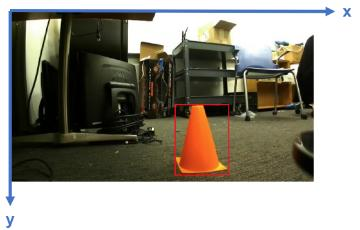
#> input picture visual_servoing/media/image_axis_convention.jpg, 360 x 230 px
$ python -i color_seg.py   (imports and definitions only)   (older library calls are emulated)
#> lines starting #> are read from the running program, lines starting #| are printed output that depends on the picture; after the words box and inside, x2 and y2 are one past the last pixel; in counts of white or black regions, pixels touching at a corner belong together
#> further down, picture is the input picture: shape (230, 360, 3); mean B, G, R 136.3, 147.2, 150.7
import cv2
import imutils
import numpy as np
import pdb
import sys

#################### X-Y CONVENTIONS #########################
# 0,0  X  > > > > >
#
#  Y
#
#  v  This is the image. Y increases downwards, X increases rightwards
#  v  Please return bounding boxes as ((xmin, ymin), (xmax, ymax))
#  v
#  v
#  v
###############################################################
# ORANGE_LOWER_BOUND = np.array([5, 20, 20], np.uint8)
# ORANGE_UPPER_BOUND = np.array([18, 255, 255], np.uint8)

THRESH_LOW = np.array([0, 40, 135], np.uint8)
THRESH_HIGH = np.array([19, 255, 255], np.uint8)
# [6 lines of commented-out code are left out]
KERNEL = np.ones((3, 3), np.uint8)

# Set to 1 to show debugging images
DEBUG = 0

def image_print(img):
	"""
	Helper function to print out images, for debugging. Pass them in as a list.
	Press any key to continue.
	"""
	cv2.imshow("image", img)
	cv2.waitKey(0)
	cv2.destroyAllWindows()

def cd_color_segmentation(img):
	"""
	Implement the cone detection using color segmentation algorithm
	Input:
		img: np.3darray; the input image with a cone to be detected. BGR.
		template_file_path; Not required, but can optionally be used to automate setting hue filter values.
	Return:
		bbox: ((x1, y1), (x2, y2)); the bounding box of the cone, unit in px
				(x1, y1) is the bottom left of the bbox and (x2, y2) is the top right of the bbox
	"""
	bounding_box = None

	# Convert color space to HSV
	imgHSV = cv2.cvtColor(img, cv2.COLOR_BGR2HSV)
#> imgHSV: shape (230, 360, 3); mean H, S, V 31.9, 74.5, 154.5
	imgThresh = cv2.inRange(imgHSV, THRESH_LOW, THRESH_HIGH)
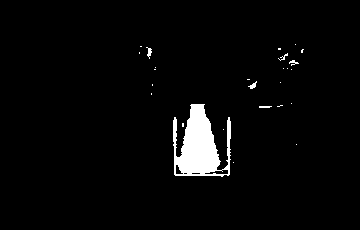
#> imgThresh: shape (230, 360); 3.2% white; 26 white regions (20 under 20 px), largest, box (x1, y1, x2, y2) and area: (173, 104, 231, 177) 2479, (146, 47, 152, 59) 34, (248, 81, 257, 89) 32, (289, 60, 299, 66) 27, (259, 106, 272, 108) 24, (278, 53, 288, 61) 23
	# Some open and close morphology
	maskOpen = cv2.morphologyEx(imgThresh, cv2.MORPH_OPEN, KERNEL)
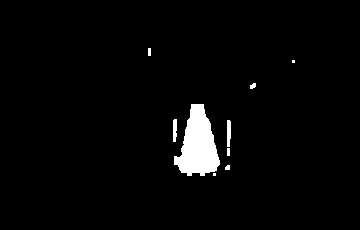
#> maskOpen: shape (230, 360); 2.8% white; 9 white regions (2 under 20 px), largest, box (x1, y1, x2, y2) and area: (174, 104, 220, 176) 2042, (227, 120, 231, 147) 99, (173, 119, 177, 142) 84
	maskClose = cv2.morphologyEx(maskOpen, cv2.MORPH_CLOSE, KERNEL)
#> maskClose: shape (230, 360); 2.8% white; 7 white regions (1 under 20 px), largest, box (x1, y1, x2, y2) and area: (174, 104, 220, 176) 2056, (227, 120, 231, 156) 126, (173, 119, 177, 142) 86, (250, 83, 256, 89) 27, (148, 48, 151, 56) 24, (225, 165, 230, 170) 22
	# Erosion and Dilation
	imgEroded = cv2.erode(maskClose, KERNEL, iterations=1)
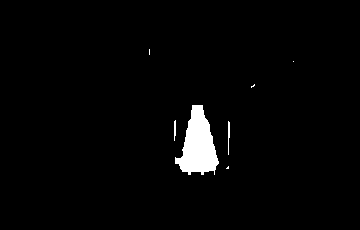
#> imgEroded: shape (230, 360); 2.3% white; 7 white regions (4 under 20 px), largest, box (x1, y1, x2, y2) and area: (175, 105, 219, 175) 1806, (228, 121, 230, 155) 50, (174, 120, 176, 141) 36
	imgDilated = cv2.dilate(imgEroded, KERNEL, iterations=1)
	# Canny algorithm for edge detection
	imgCanny = cv2.Canny(imgDilated, 80, 100)
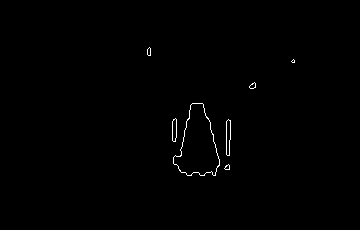
#> imgCanny: shape (230, 360); 0.47% white in thin lines or dots, all inside (x1, y1, x2, y2) = (147, 47, 295, 176)
	# Find contours as a first step to find the bounding box
	_, contours, _ = cv2.findContours(imgCanny.copy(), cv2.RETR_EXTERNAL, cv2.CHAIN_APPROX_NONE)
#> contours = 7 contours, 2 with area under 20; largest, box (x1, y1, x2, y2) and area: (173, 103, 220, 176) 2055, (226, 119, 231, 156) 124, (172, 118, 177, 142) 84, (249, 82, 256, 89) 24, (147, 47, 151, 56) 21

	# We will assume that other orange objects might appear in the image, and
	# we will assume that the cone is the largest of those orange objects.
	# Therefore, it should have the biggest area (h * w).
	try:
		x_0, y_0, w_max, h_max = max([cv2.boundingRect(cont) for cont in contours],
									 key=lambda x: x[2] * x[3])
#> x_0 = 173; y_0 = 103; w_max = 47; h_max = 73
		bounding_box = ((x_0, y_0), (x_0 + w_max, y_0 + h_max))
#> bounding_box = ((173, 103), (220, 176))
	except:
		print("No cone found!")
		bounding_box = ((0, 0), (0, 0))

	# For debugging
	if DEBUG:
		# cv2.drawContours(img, contours, -1, (255, 0, 0), 2)
		cv2.rectangle(img, bounding_box[0], bounding_box[1], (0, 0, 255), 2)
		image_print(imgThresh)
		image_print(maskOpen)
		image_print(maskClose)
		image_print(imgEroded)
		image_print(imgDilated)
		image_print(imgCanny)
		image_print(img)

	########### YOUR CODE ENDS HERE ###########

	# Return bounding box
	return bounding_box

# [9 lines not run here, left out]

>>> import cv2
>>> picture = cv2.imread('../media/image_axis_convention.jpg')
>>> result = cd_color_segmentation(picture)
#> result = ((173, 103), (220, 176))
